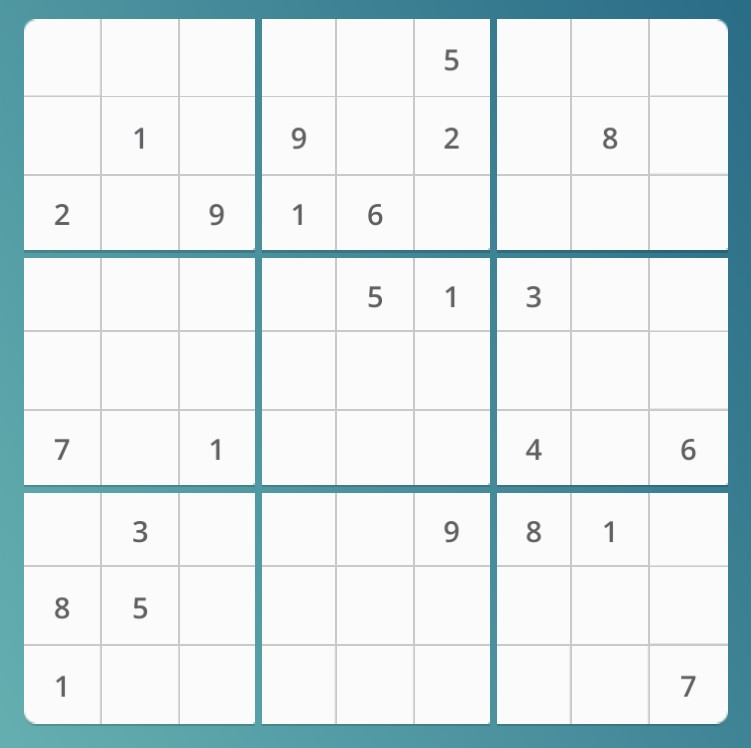
#> input picture image/sample/sample_1.jpg, 751 x 748 px; its folder holds only this picture in this run
$ python gridSplit.py
#> lines starting #> are read from the running program, lines starting #| are printed output that depends on the picture; after the words box and inside, x2 and y2 are one past the last pixel; in counts of white or black regions, pixels touching at a corner belong together
#> further down, img is the input picture: shape (748, 751, 3); mean B, G, R 233.8, 231.8, 221.1
import cv2
import os
import numpy as np

def getLines(img):
    gray = cv2.cvtColor(img,cv2.COLOR_BGR2GRAY)
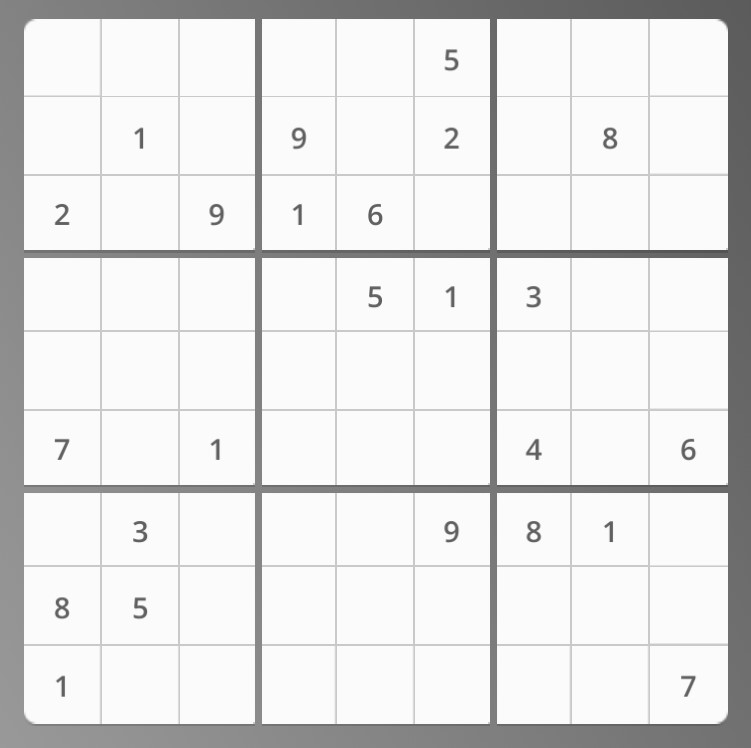
#> gray: shape (748, 751); min 78, max 255, mean 228.8
    edge = cv2.Canny(gray,threshold1=50,threshold2=255,apertureSize=3)
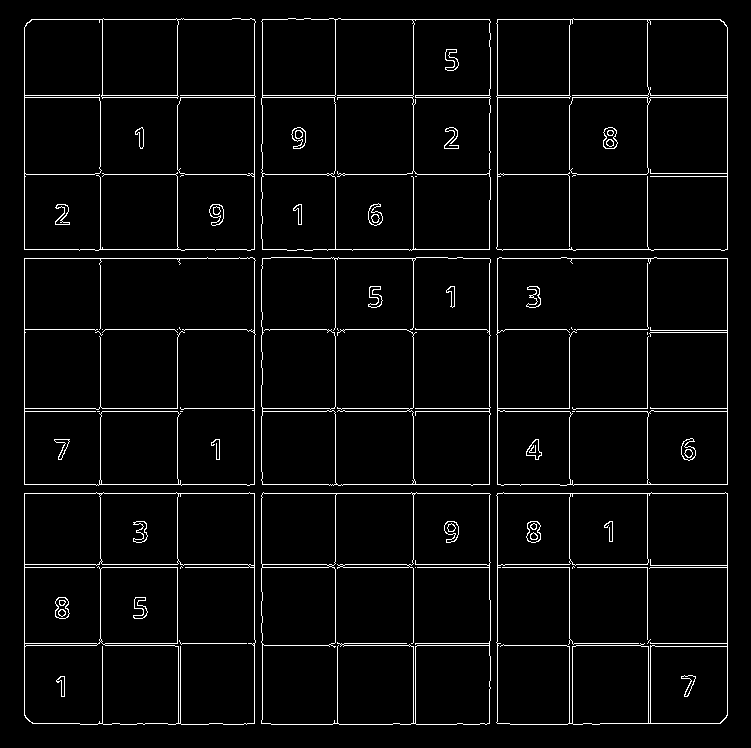
#> edge: shape (748, 751); 3.8% white in thin lines or dots, all inside (x1, y1, x2, y2) = (24, 18, 728, 725)
    lines = cv2.HoughLines(edge,rho=1,theta=np.pi/180, threshold=169)
#> lines = 29 rows, first 8: [254, 0], [497, 0], [493, 1.57], [95, 1.57], [97, 1.57], [24, 0], [727, 0], [408, 1.57]
    h_lines,v_lines =clearLines(lines)
    #Plan I
    if len(h_lines) == 12 and len(v_lines) == 12:
        return h_lines,v_lines
    #Plan II
    else:
        h_first,h_last = h_lines[0],h_lines[-1]
        v_first,v_last = v_lines[0],v_lines[-1]
        w = 8
        y_diff = int((h_last[-2]+h_last[-1]-h_first[-2]-h_first[-1])/2-2*w)/9.
        x_diff = int((v_last[0]+v_last[1]-v_first[0]-v_first[1])/2-2*w)/9.
        X = []
        Y = []
        y_first,y_last = h_first[-1],h_last[-1]
        x_first,x_last = v_first[0],v_last[0]
        for i in range(10):
            if i==0:
                X.append(x_first)
                Y.append(y_first)
            else:
                X.append(int(X[-1]+x_diff))
                Y.append(int(Y[-1]+y_diff))
            if i in [3,6]:
                X.append(int(X[-1]+w))
                Y.append(int(Y[-1]+w))
        assert len(X) == 12 and len(Y) == 12
        h_lines = []
        v_lines = []
        for i in range(12):
            h_lines.append([X[0],X[-1],Y[i],Y[i]])
            v_lines.append([X[i],X[i],Y[0],Y[-1]])
        return h_lines,v_lines

def drawLines(img,lines):
    for l in lines:
        x1,x2,y1,y2 = l
        cv2.line(img,[x1,y1],[x2,y2],(0,0,255),2)
    cv2.imshow("Test",img)
    cv2.waitKey(0)

def displaySplit(img):
    h,v = getLines(img)
    drawLines(img,h+v)

def clearLines(lines):
    h = []
    v = []
    for line in lines:
        rho = line[0][0]
        theta = line[0][1]
        a = np.cos(theta)
        b = np.sin(theta)
        x0 = rho*a
        y0 = rho*b
        x1 = int(x0+1000*(-b))
        y1 = int(y0+1000*a)
        x2 = int(x0 - 1000 * (-b))
        y2 = int(y0 - 1000 * a)
        if abs(x1-x2) > abs(y1-y2):
            h.append([x1,x2,y1,y2])
        else:
            v.append([x1,x2,y1,y2])
#> this loop made 29 passes
#> (rho, theta, a, b, x0, y0, x1, y1) on passes 1 to 12: (254, 0, 1, 0, 254, 0, 254, 1000), (497, 0, 1, 0, 497, 0, 497, 1000), (493, 1.57, -4.37e-08, 1, -2.15e-05, 493, -1000, 492), (95, 1.57, -4.37e-08, 1, -4.15e-06, 95, -1000, 94), (97, 1.57, -4.37e-08, 1, -4.24e-06, 97, -1000, 96), (24, 0, 1, 0, 24, 0, 24, 1000), (727, 0, 1, 0, 727, 0, 727, 1000), (408, 1.57, -4.37e-08, 1, -1.78e-05, 408, -1000, 407), (484, 1.57, -4.37e-08, 1, -2.12e-05, 484, -1000, 483), (567, 1.57, -4.37e-08, 1, -2.48e-05, 567, -1000, 566), (413, 0, 1, 0, 413, 0, 413, 1000), (249, 1.57, -4.37e-08, 1, -1.09e-05, 249, -1000, 248)
#> after the loop, h = 16 items, first 6: [-1000, 999, 492, 493], [-1000, 999, 94, 95], [-1000, 999, 96, 97], [-1000, 999, 407, 408], [-1000, 999, 483, 484], [-1000, 999, 566, 567]; v = 13 items, first 6: [254, 254, 1000, -1000], [497, 497, 1000, -1000], [24, 24, 1000, -1000], [727, 727, 1000, -1000], [413, 413, 1000, -1000], [335, 335, 1000, -1000]
    h = sorted(h,key=lambda x:x[2])
#> h = 16 items, first 6: [-1000, 999, 18, 19], [-1000, 999, 94, 95], [-1000, 999, 96, 97], [-1000, 999, 173, 174], [-1000, 999, 248, 249], [-1000, 999, 257, 258]
    v = sorted(v,key=lambda x:x[0])
#> v = 13 items, first 6: [24, 24, 1000, -1000], [100, 100, 1000, -1000], [102, 102, 1000, -1000], [177, 177, 1000, -1000], [254, 254, 1000, -1000], [262, 262, 1000, -1000]
    h_lines = [h[0]]
#> h_lines = [[-1000, 999, 18, 19]]
    v_lines = [v[0]]
#> v_lines = [[24, 24, 1000, -1000]]
    for h_line in h:
        y = h_line[2]
        if abs(y-h_lines[-1][2])>=30:
            h_lines.append(h_line)
#> this loop made 16 passes
#> (h_line, y) on passes 1 to 12: ([-1000, 999, 18, 19], 18), ([-1000, 999, 94, 95], 94), ([-1000, 999, 96, 97], 96), ([-1000, 999, 173, 174], 173), ([-1000, 999, 248, 249], 248), ([-1000, 999, 257, 258], 257), ([-1000, 999, 328, 329], 328), ([-1000, 999, 407, 408], 407), ([-1000, 999, 410, 411], 410), ([-1000, 999, 483, 484], 483), ([-1000, 999, 492, 493], 492), ([-1000, 999, 563, 564], 563)
#> after the loop, h_lines = [[-1000, 999, 18, 19], [-1000, 999, 94, 95], [-1000, 999, 173, 174], [-1000, 999, 248, 249], [-1000, 999, 328, 329], [-1000, 999, 407, 408], [-1000, 999, 483, 484], [-1000, 999, 563, 564], [-1000, 999, 642, 643], [-1000, 999, 723, 724]]
    for v_line in v:
        x = v_line[0]
        if abs(x-v_lines[-1][0])>=30:
            v_lines.append(v_line)
#> this loop made 13 passes
#> (v_line, x) on passes 1 to 12: ([24, 24, 1000, -1000], 24), ([100, 100, 1000, -1000], 100), ([102, 102, 1000, -1000], 102), ([177, 177, 1000, -1000], 177), ([254, 254, 1000, -1000], 254), ([262, 262, 1000, -1000], 262), ([335, 335, 1000, -1000], 335), ([413, 413, 1000, -1000], 413), ([489, 489, 1000, -1000], 489), ([497, 497, 1000, -1000], 497), ([569, 569, 1000, -1000], 569), ([647, 647, 1000, -1000], 647)
#> after the loop, v_lines = [[24, 24, 1000, -1000], [100, 100, 1000, -1000], [177, 177, 1000, -1000], [254, 254, 1000, -1000], [335, 335, 1000, -1000], [413, 413, 1000, -1000], [489, 489, 1000, -1000], [569, 569, 1000, -1000], [647, 647, 1000, -1000], [727, 727, 1000, -1000]]
    if len(h_lines) == 10 and len(v_lines) == 10:
        ret_h = []
        ret_v = []
        for i in range(10):
            ret_h.append(h_lines[i])
            ret_v.append(v_lines[i])
            w = 8
            if i in [3,6]:
                ret_h.append([h_lines[i][0],h_lines[i][1],h_lines[i][2]+w,h_lines[i][3]+w])
                ret_v.append([v_lines[i][0]+w,v_lines[i][1]+w,v_lines[i][2],v_lines[i][3]])
#> after the loop, ret_h = 12 items, first 6: [-1000, 999, 18, 19], [-1000, 999, 94, 95], [-1000, 999, 173, 174], [-1000, 999, 248, 249], [-1000, 999, 256, 257], [-1000, 999, 328, 329]; ret_v = 12 items, first 6: [24, 24, 1000, -1000], [100, 100, 1000, -1000], [177, 177, 1000, -1000], [254, 254, 1000, -1000], [262, 262, 1000, -1000], [335, 335, 1000, -1000]
        return ret_h,ret_v
    else:
        return h_lines,v_lines

def getGrids(img):
    h_lines,v_lines = getLines(img)
#> in getLines, `h_lines,v_lines =clearLines(lines)`: h_lines has the same summary as ret_h in clearLines; v_lines has the same summary as ret_v in clearLines
#> h_lines has the same summary as ret_h in clearLines; v_lines has the same summary as ret_v in clearLines
    gray = cv2.cvtColor(img,cv2.COLOR_BGR2GRAY)
    binary = cv2.threshold(gray,169,255,cv2.THRESH_BINARY)[1]
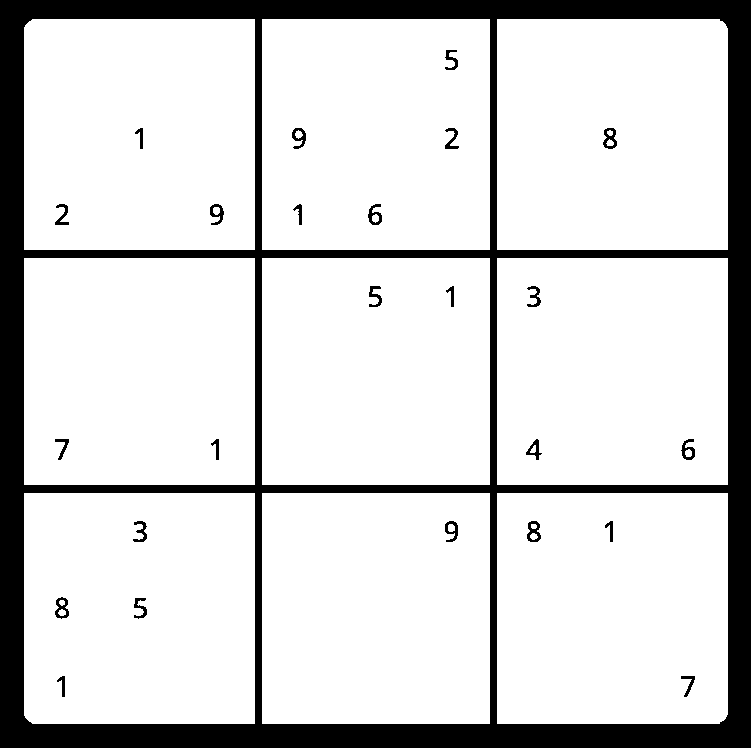
#> binary: shape (748, 751); 84.1% white; 25 black regions, largest, box (x1, y1, x2, y2) and area: (0, 0, 751, 748) 86469, (527, 521, 541, 542) 163, (603, 128, 617, 149) 161
    grids = []
    for i in range(11):
        if i in[3,7]: continue
        h1,h2 = h_lines[i],h_lines[i+1]
        for j in range(11):
            if j in [3,7]: continue
            v1,v2 = v_lines[j],v_lines[j+1]
            x1,x2 = v1[0],v2[0]
            y1,y2 = h1[-1],h2[-1]
            grids.append(binary[y1:y2,x1:x2])
#> this loop made 11 passes
#> (h1, h2) on passes 1, 2, 3, 5, 6, 7, 9, 10, 11: ([-1000, 999, 18, 19], [-1000, 999, 94, 95]), ([-1000, 999, 94, 95], [-1000, 999, 173, 174]), ([-1000, 999, 173, 174], [-1000, 999, 248, 249]), ([-1000, 999, 256, 257], [-1000, 999, 328, 329]), ([-1000, 999, 328, 329], [-1000, 999, 407, 408]), ([-1000, 999, 407, 408], [-1000, 999, 483, 484]), ([-1000, 999, 491, 492], [-1000, 999, 563, 564]), ([-1000, 999, 563, 564], [-1000, 999, 642, 643]), ([-1000, 999, 642, 643], [-1000, 999, 723, 724])
#> after the loop, grids = 81 items
    return grids


if __name__ == '__main__':
    dirs = os.listdir('image/sample')
    T = 10000
    idx = 0
    for dir in dirs:
        img = cv2.imread(f'image/sample/{dir}')
        grids = getGrids(img)
#> grids = 81 items
        assert len(grids) == 81
        for i in range(81):
            grid = grids[i][10:-10,10:-10]
            score = sum(sum(255. - grid))
            img = cv2.resize(grid,(48,48))
            if score > T:
                cv2.imwrite(f'image/grid/{idx}.jpg',img)
                idx += 1
                if idx % 100 == 0 and idx:
                    print(idx)
            else:
                if idx % 10 == 0:
                    cv2.imwrite(f'image/grid/{idx}.jpg',img)
                    print(idx)
                    idx += 1
#> this loop made 81 passes
#> score on passes 1 to 12: 0, 0, 0, 0, 0, 30600, 0, 0, 0, 0, 20145, 0
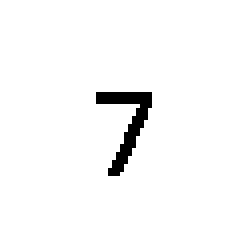
#> grid: shape (61, 60) (shown 4 times larger); 97.2% white; 1 black region, box (x1, y1, x2, y2) and area: (24, 23, 38, 44) 103
#> after the loop, idx = 26

$ run again, on image/sample/sample_10.jpg
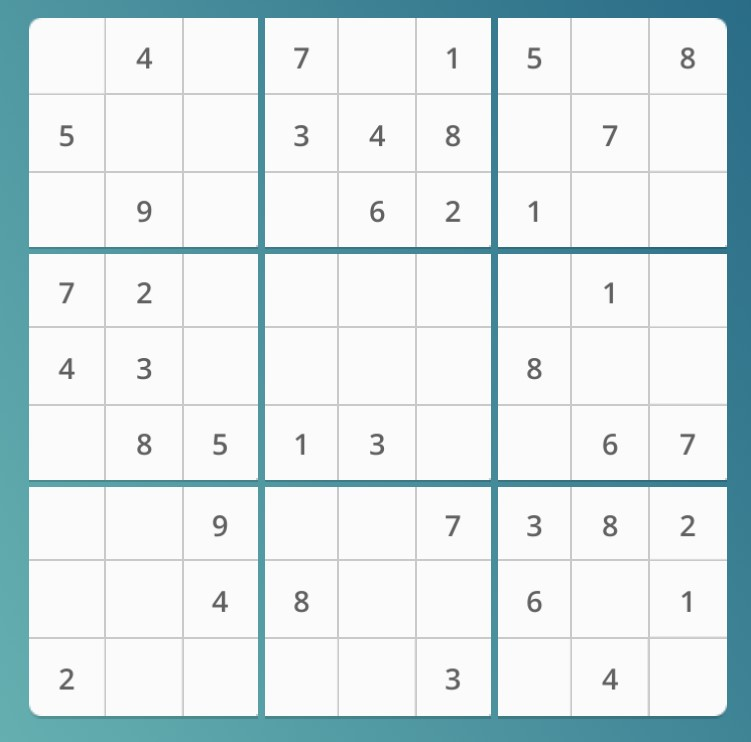
#> input picture image/sample/sample_10.jpg, 751 x 742 px
#> img is the input picture: shape (742, 751, 3); mean B, G, R 232.7, 230.6, 219.5
#> in getLines, `edge = cv2.Canny(gray,threshold1=50,threshold2=255,apertureSize=3)`:
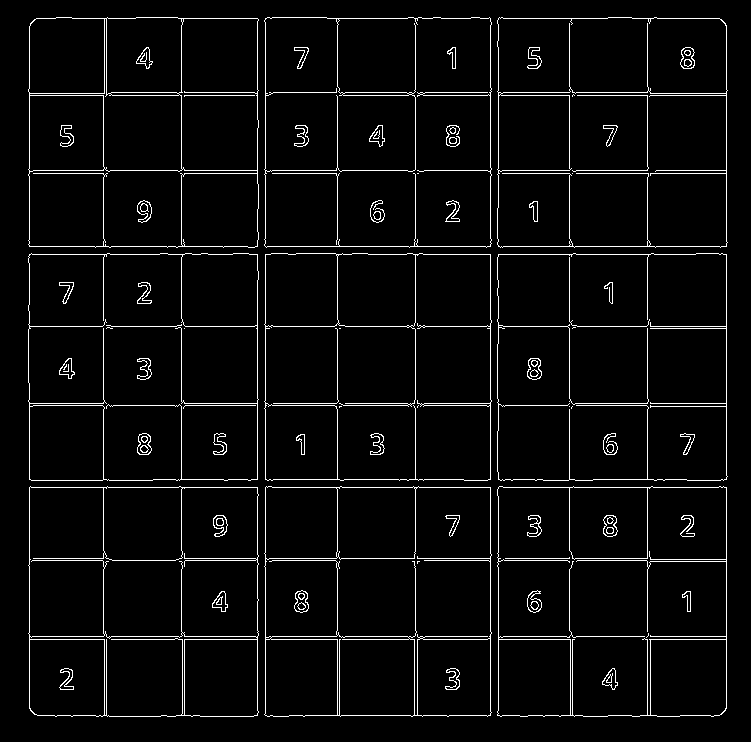
#> edge: shape (742, 751); 4.2% white in thin lines or dots, all inside (x1, y1, x2, y2) = (28, 17, 728, 717)
#> lines = 30 rows, first 8: [265, 0], [726, 0], [246, 1.57], [490, 0], [487, 1.57], [636, 1.57], [647, 0], [170, 1.57]
#> the loop in clearLines, `for line in lines:` made 30 passes
#> (rho, theta, a, b, x0, y0, x1, y1) on passes 1 to 8: (265, 0, 1, 0, 265, 0, 265, 1000), (726, 0, 1, 0, 726, 0, 726, 1000), (246, 1.57, -4.37e-08, 1, -1.08e-05, 246, -1000, 245), (490, 0, 1, 0, 490, 0, 490, 1000), (487, 1.57, -4.37e-08, 1, -2.13e-05, 487, -1000, 486), (636, 1.57, -4.37e-08, 1, -2.78e-05, 636, -1000, 635), (647, 0, 1, 0, 647, 0, 647, 1000), (170, 1.57, -4.37e-08, 1, -7.43e-06, 170, -1000, 169)
#> after the loop in clearLines, `for line in lines:`: h = 17 items, first 6: [-1000, 999, 245, 246], [-1000, 999, 486, 487], [-1000, 999, 635, 636], [-1000, 999, 169, 170], [-1000, 999, 325, 326], [-1000, 999, 638, 639]; v = 13 items, first 6: [265, 265, 1000, -1000], [726, 726, 1000, -1000], [490, 490, 1000, -1000], [647, 647, 1000, -1000], [337, 337, 1000, -1000], [257, 257, 1000, -1000]
#> in clearLines, `h = sorted(h,key=lambda x:x[2])`: h = 17 items, first 6: [-1000, 999, 17, 18], [-1000, 999, 91, 92], [-1000, 999, 94, 95], [-1000, 999, 169, 170], [-1000, 999, 172, 173], [-1000, 999, 245, 246]
#> in clearLines, `v = sorted(v,key=lambda x:x[0])`: v = 13 items, first 6: [29, 29, 1000, -1000], [103, 103, 1000, -1000], [106, 106, 1000, -1000], [181, 181, 1000, -1000], [257, 257, 1000, -1000], [265, 265, 1000, -1000]
#> in clearLines, `h_lines = [h[0]]`: h_lines = [[-1000, 999, 17, 18]]
#> in clearLines, `v_lines = [v[0]]`: v_lines = [[29, 29, 1000, -1000]]
#> the loop in clearLines, `for h_line in h:` made 17 passes
#> (h_line, y) on passes 1 to 8: ([-1000, 999, 17, 18], 17), ([-1000, 999, 91, 92], 91), ([-1000, 999, 94, 95], 94), ([-1000, 999, 169, 170], 169), ([-1000, 999, 172, 173], 172), ([-1000, 999, 245, 246], 245), ([-1000, 999, 253, 254], 253), ([-1000, 999, 325, 326], 325)
#> after the loop in clearLines, `for h_line in h:`: h_lines = [[-1000, 999, 17, 18], [-1000, 999, 91, 92], [-1000, 999, 169, 170], [-1000, 999, 245, 246], [-1000, 999, 325, 326], [-1000, 999, 402, 403], [-1000, 999, 478, 479], [-1000, 999, 557, 558], [-1000, 999, 635, 636], [-1000, 999, 714, 715]]
#> the loop in clearLines, `for v_line in v:` made 13 passes
#> (v_line, x) on passes 1 to 8: ([29, 29, 1000, -1000], 29), ([103, 103, 1000, -1000], 103), ([106, 106, 1000, -1000], 106), ([181, 181, 1000, -1000], 181), ([257, 257, 1000, -1000], 257), ([265, 265, 1000, -1000], 265), ([337, 337, 1000, -1000], 337), ([415, 415, 1000, -1000], 415)
#> after the loop in clearLines, `for v_line in v:`: v_lines = [[29, 29, 1000, -1000], [103, 103, 1000, -1000], [181, 181, 1000, -1000], [257, 257, 1000, -1000], [337, 337, 1000, -1000], [415, 415, 1000, -1000], [490, 490, 1000, -1000], [569, 569, 1000, -1000], [647, 647, 1000, -1000], [726, 726, 1000, -1000]]
#> after the loop in clearLines, `for i in range(10):`: ret_h = 12 items, first 6: [-1000, 999, 17, 18], [-1000, 999, 91, 92], [-1000, 999, 169, 170], [-1000, 999, 245, 246], [-1000, 999, 253, 254], [-1000, 999, 325, 326]; ret_v = 12 items, first 6: [29, 29, 1000, -1000], [103, 103, 1000, -1000], [181, 181, 1000, -1000], [257, 257, 1000, -1000], [265, 265, 1000, -1000], [337, 337, 1000, -1000]
#> in getLines, `h_lines,v_lines =clearLines(lines)`: h_lines has the same summary as ret_h in clearLines; v_lines has the same summary as ret_v in clearLines
#> in getGrids, `h_lines,v_lines = getLines(img)`: h_lines has the same summary as ret_h in clearLines; v_lines has the same summary as ret_v in clearLines
#> binary: shape (742, 751); 83.1% white; 39 black regions, largest, box (x1, y1, x2, y2) and area: (0, 0, 751, 742) 89497, (137, 434, 151, 455) 167, (446, 125, 460, 146) 161
#> the loop in getGrids, `for i in range(11):` made 11 passes
#> (h1, h2) on passes 1, 2, 3, 5, 6, 7, 9, 10: ([-1000, 999, 17, 18], [-1000, 999, 91, 92]), ([-1000, 999, 91, 92], [-1000, 999, 169, 170]), ([-1000, 999, 169, 170], [-1000, 999, 245, 246]), ([-1000, 999, 253, 254], [-1000, 999, 325, 326]), ([-1000, 999, 325, 326], [-1000, 999, 402, 403]), ([-1000, 999, 402, 403], [-1000, 999, 478, 479]), ([-1000, 999, 486, 487], [-1000, 999, 557, 558]), ([-1000, 999, 557, 558], [-1000, 999, 635, 636])
#> after the loop in getGrids, `for i in range(11):`: grids = 81 items
#> the loop `for i in range(81):` made 81 passes
#> score on passes 1 to 8: 0, 32385, 0, 25245, 0, 19635, 33405, 0
#> pass 2, `img = cv2.resize(grid,(48,48))`:
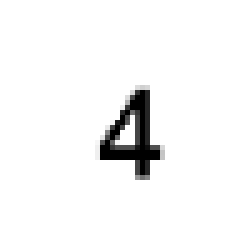
#> img: shape (48, 48) (shown 5 times larger); min 0, max 255, mean 244.5
#> after the loop `for i in range(81):`: idx = 41
